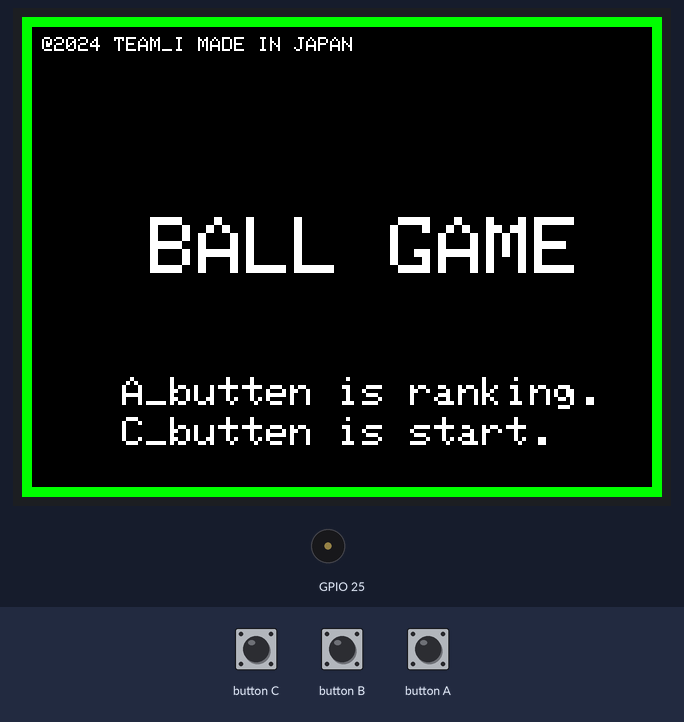
Bench run of a sketch on a simulated ESP32. Parts: 320×240 colour display, buzzer (waves = sounding). The test bench sets the inputs (shaded band). The local clock reads 2024-03-15 10:24:30 at power-on unless the sketch sets it; random numbers use the default seed unless the sketch sets one.

Above: at 1.3 s.
1.4 s: button C pressed for 0.15 s
At 1.98 s:
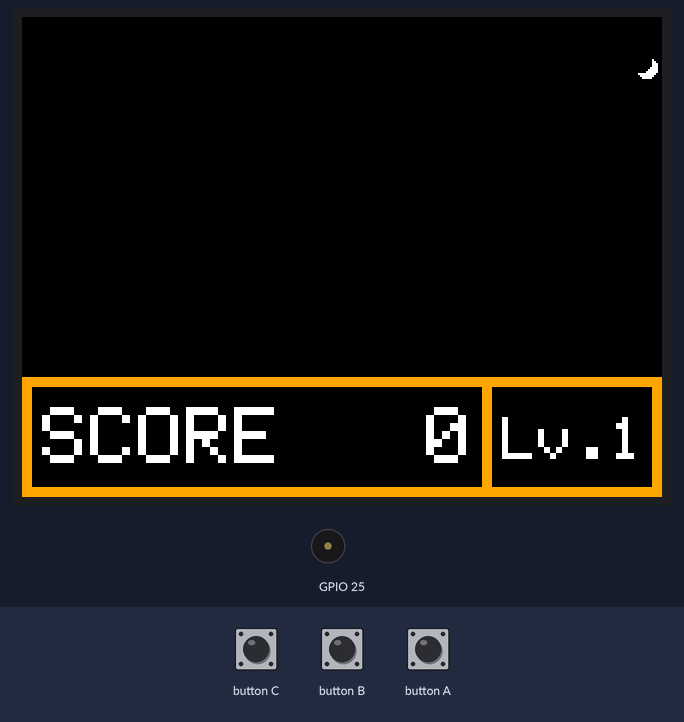
2.1 s: button A pressed for 1 s
At 2.31 s:
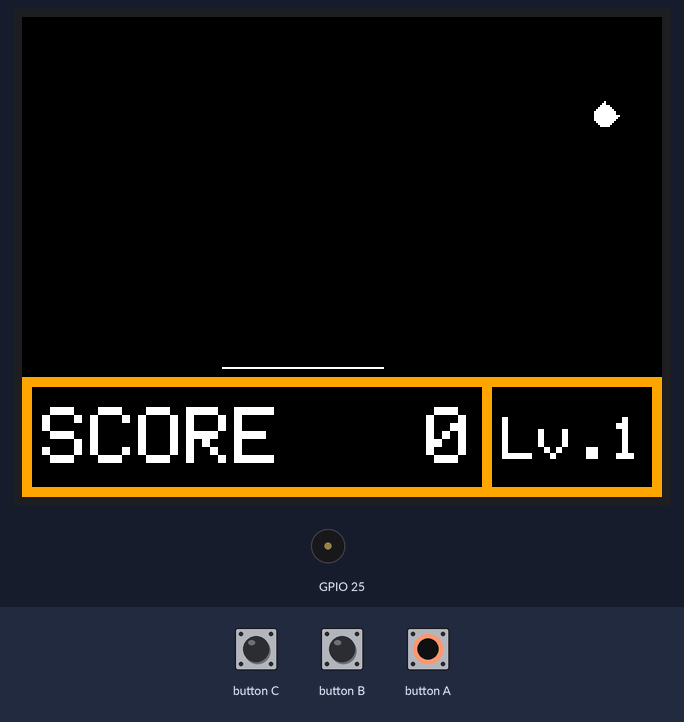
3.7 s: button C pressed for 1 s
At 4.25 s:
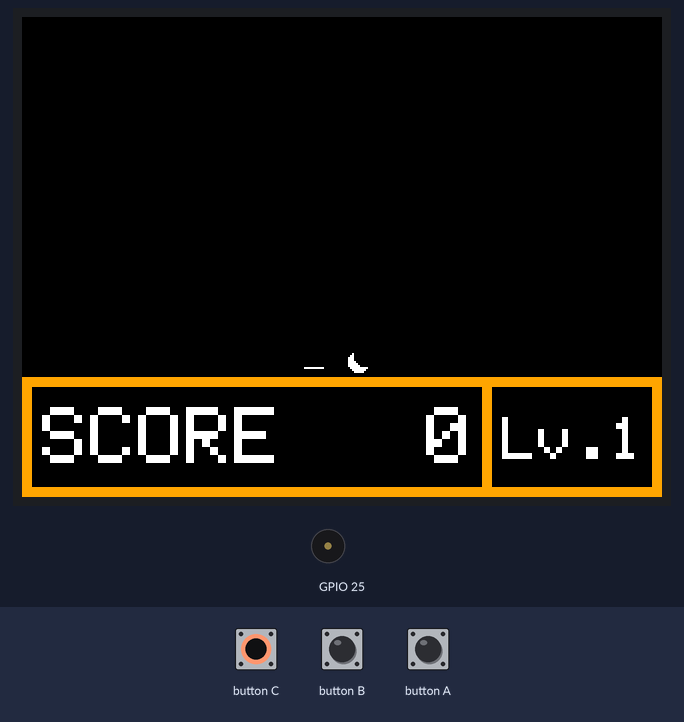
5.3 s: button A pressed for 0.15 s
At 5.54 s:
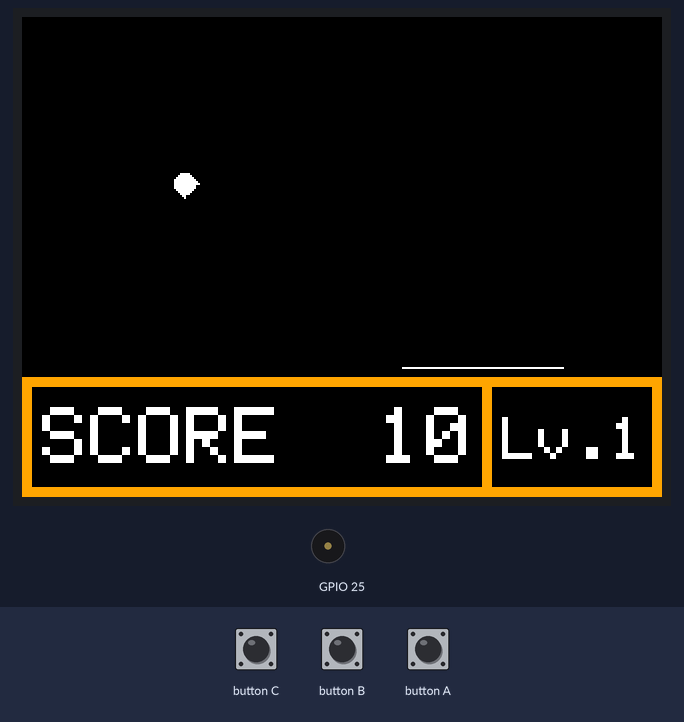
6.0 s: button C pressed for 0.15 s
At 9.6 s:
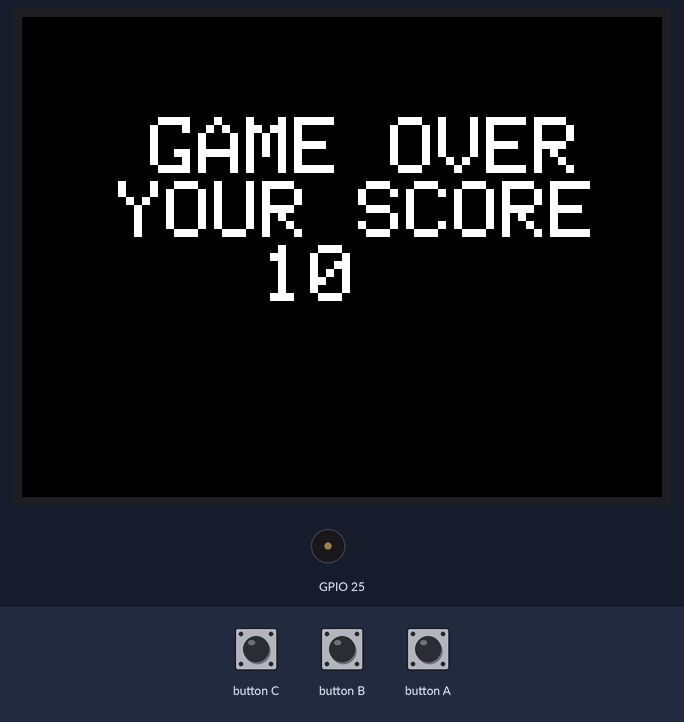
9.7 s: button A pressed for 3.2 s
At 13.6 s:
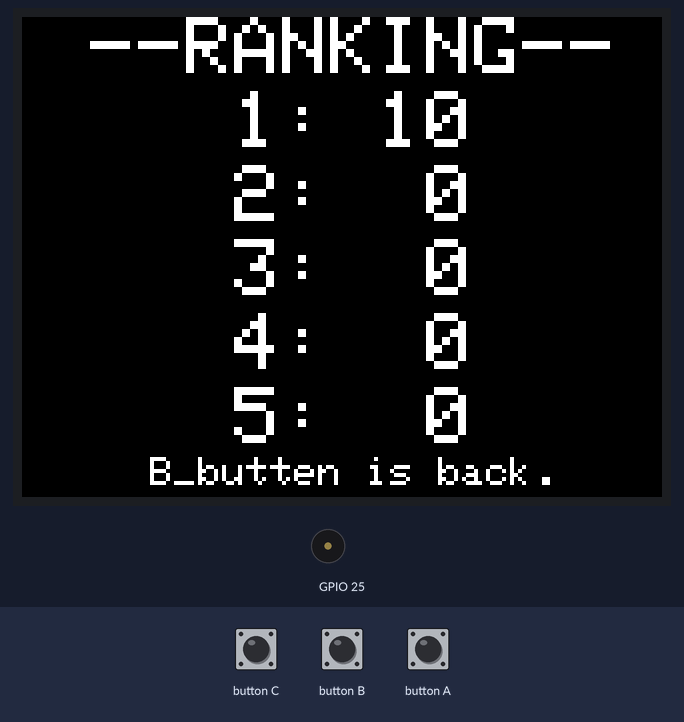
Timing chart, 0 to 15.1 s (numbered marks = the images above; inputs shaded):
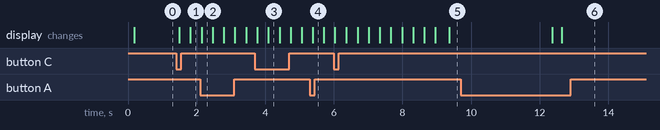

The sketch:

ballgame.ino
```cpp
#include <M5Stack.h>
int color[9] = {WHITE, PINK,   GREENYELLOW, GREEN, CYAN, BLUE, YELLOW, ORANGE, RED};
//ランキング用
int rank[5];

//スコア
int S;
//ボールのスピード
double speed;
//音の高さ
double step;
//板の位置
int shift, save;
//板のサイズ
int size;
// GAME OVERの判定
int stop;
//ボールの位置
int x, y, m_x, m_y, chk_x, chk_y, count;
//色の変更
int color_s;
//オプション
int option;

void home() {
    M5.update();
    M5.Lcd.setCursor(320 / 5, 100);
    M5.Lcd.setTextSize(4);
    M5.Lcd.printf("BALL GAME");
    M5.Lcd.setCursor(10, 10);
    M5.Lcd.setTextSize(1);
    M5.Lcd.printf("@2024 TEAM_I MADE IN JAPAN");
    M5.Lcd.setCursor(50, 180);
    M5.Lcd.setTextSize(2);
    M5.Lcd.printf("A_butten is ranking.");
    M5.Lcd.setCursor(50, 200);
    M5.Lcd.setTextSize(2);
    M5.Lcd.printf("C_butten is start.");
    M5.Lcd.fillRect(0, 0, 320, 5, GREEN);
    M5.Lcd.fillRect(0, 0, 5, 240, GREEN);
    M5.Lcd.fillRect(0, 235, 320, 5, GREEN);
    M5.Lcd.fillRect(315, 0, 5, 240, GREEN);
}

void flame() {
    //黄色い枠の表示
    M5.Lcd.fillRect(0, 180, 320, 5, ORANGE);
    M5.Lcd.fillRect(0, 180, 5, 240, ORANGE);
    M5.Lcd.fillRect(0, 235, 320, 5, ORANGE);
    M5.Lcd.fillRect(315, 180, 5, 240, ORANGE);
    M5.Lcd.fillRect(230, 180, 5, 240, ORANGE);
}

void bar_move(int shift, int size) {
    //板を左に移動
    if (M5.BtnA.isPressed() == 1 && 0 <= shift) {
        shift -= 10;
    }
    //板を右に移動
    if (M5.BtnC.isPressed() == 1 && shift + size <= 320) {
        shift += 10;
    }
}

void game() {
    M5.update();
    flame();
    M5.update();
    //スコアとレベルの表示
    M5.Lcd.setCursor(10, 195);
    M5.Lcd.setTextSize(4);
    M5.Lcd.printf("SCORE%4d", S);
    M5.Lcd.setCursor(240, 200);
    M5.Lcd.setTextSize(3);
    M5.Lcd.printf("Lv.%1d", color_s + 1);
    //板を左に移動
    if (M5.BtnA.isPressed() == 1 && 0 <= shift) {
        shift -= 10;
    }
    //板を右に移動
    if (M5.BtnC.isPressed() == 1 && shift + size <= 320) {
        shift += 10;
    }
    bar_move(shift, size);
    //ボールが左端に当たった時反射
    if (x <= 5) {
        m_x = 0;
        x = 5;
        M5.Speaker.tone(392 * pow(step, color_s), 1);
        delay(10);
    }
    if (m_x == 0) {
        x += speed;
    }
    //ボールが右端に当たった時反射
    if (315 <= x) {
        m_x = 1;
        x = 315;
        M5.Speaker.tone(392 * pow(step, color_s), 1);
        delay(10);
    }
    if (m_x == 1) {
        x -= speed;
    }
    //ボールが画面上に当たったとき反射
    if (y <= 5) {
        m_y = 0;
        y = 5;
        M5.Speaker.tone(262 * pow(step, color_s), 1);
        delay(10);
    }
    if (m_y == 0) {
        y += speed;
    }
    //ボールが板に当たった時に反射
    if (170 <= y && shift - 5 <= x && x <= shift + size + 5) {
        m_y = 1;
        y = 170;
        S += 10;
        // 50点ごとにスピードアップ
        if (S % 50 == 0) {
            speed += 0.5;
            //色の変更
            if (color_s <= 7)
                color_s++;
            //板のサイズを短くする
            if (30 < size)
                size -= 5;
        }
        M5.Speaker.tone(262 * pow(step, color_s), 1);
        delay(10);
    }
    if (m_y == 1) {
        y -= speed;
    }
    //ボールの描画など
    M5.Lcd.fillCircle(x, y, 5, color[color_s]);
    M5.Lcd.drawLine(shift, 175, shift + size, 175, WHITE);
    delay(30);
    M5.Lcd.fillCircle(chk_x, chk_y, 5, BLACK);
    chk_x = x;
    chk_y = y;
    M5.Lcd.drawLine(save, 175, save + size, 175, BLACK);
    save = shift;
    M5.Speaker.end();
}

void gameover_screen(int S, int stop) {
    // GAME OVERの画面
    if (stop != 0) {
        for (int i = 0; i < 5 - 1; i++) {
            for (int j = 0; j < 5 - 1; j++) {
                if (rank[j] > rank[j + 1]) {
                    int ex = rank[j];
                    rank[j] = rank[j + 1];
                    rank[j + 1] = ex;
                }
            }
        }
        rank[0] = S;
        for (int i = 0; i < 5 - 1; i++) {
            for (int j = 0; j < 5 - 1; j++) {
                if (rank[j] < rank[j + 1]) {
                    int ex = rank[j];
                    rank[j] = rank[j + 1];
                    rank[j + 1] = ex;
                }
            }
        }
        M5.Lcd.setCursor(320 / 5, 50);
        M5.Lcd.setTextSize(4);
        M5.Lcd.printf("GAME OVER\n");
        M5.Lcd.printf("  YOUR SCORE\n   %4d", S);
        delay(3000);
        M5.Lcd.fillScreen(BLACK);
    }
}

void game_option(int option) {
    //ボールの初期位置の設定
    srand(time(NULL));
    int r = (rand() % 300) + 10;
    S = 0;
    speed = 3;
    step = 1.059;
    shift = 110, save = 110;
    size = 80, stop = 0;
    x = r, y = 10, m_x = 0, m_y = 0, chk_x = 160, chk_y = 120, count = 0,
    color_s = 0;
    //ゲーム用のプログラム
    if (option == 0) {
        while (1) {
            M5.update();
            M5.Lcd.setTextSize(4);
            M5.Lcd.setCursor(10, 0);
            M5.Lcd.printf(" --RANKING--\n");
            for (int i = 0; i < 5; i++) {
                M5.Lcd.setTextSize(4);
                M5.Lcd.setCursor(10, 37 * (i + 1));
                M5.Lcd.printf("    %d:%3d\n", i + 1, rank[i]);
            }
            M5.Lcd.setCursor(320 / 5, 220);
            M5.Lcd.setTextSize(2);
            M5.Lcd.printf("B_butten is back.");
            if (M5.BtnB.isPressed() == 1) {
                M5.Speaker.tone(800, 1);
                delay(30);
                M5.Speaker.end();
                M5.Lcd.fillScreen(BLACK);
                break;
            }
        }
    } else if (option == 1) {

        while (1) {
            game();
            // GAME OVERでwhileを脱出
            if (175 <= y) {
                stop++;
                M5.Lcd.fillScreen(BLACK);
                break;
            }
        }
        gameover_screen(S, stop);
    }
}

void setup() {
    M5.begin();
    M5.Speaker.begin();
    M5.Speaker.setVolume(4);
}

void loop() {
    option = 0;
    while (1) {
        //ホーム画面
        home();

        if (M5.BtnA.isPressed() == 1) {
            M5.Speaker.tone(800, 1);
            delay(30);

            M5.Speaker.end();
            M5.Lcd.fillScreen(BLACK);
            option = 0;
            break;
        }

        if (M5.BtnC.isPressed() == 1) {
            M5.Speaker.tone(800, 1);
            delay(30);
            M5.Speaker.end();
            M5.Lcd.fillScreen(BLACK);
            option = 1;
            break;
        }
    }
    game_option(option);
}
```

Measured:
- after the input at 1.4 s, the display: first changes after 0.09 s (image 1 shows a later state)
